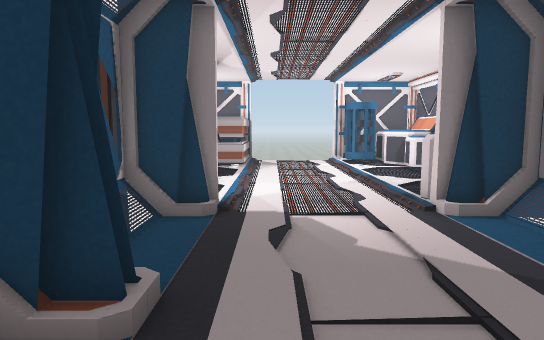
view 1 (above)

18 first-person views from a walk through a scene from a Unity 3-D project. The camera is 1.5 m above the floor, tilts 6° down and sees 70° across. Doors are open. The floor is counted in squares, 1 m on a side. Each view is taken from the middle of a square. On the plan, view 1 faces up. The plan holds only what a view shows up to about 17 squares ahead; the rest is blank. The place goes on beyond the plan. The player is left out. Some surface patterns are stand-ins.

view 2
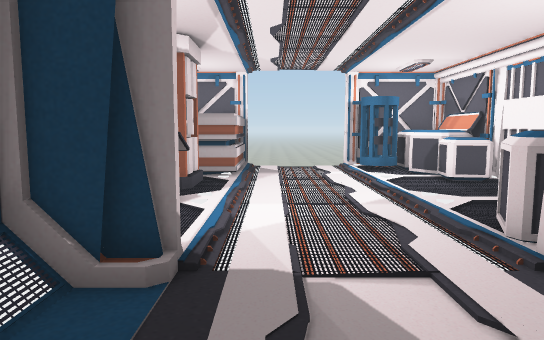

view 3
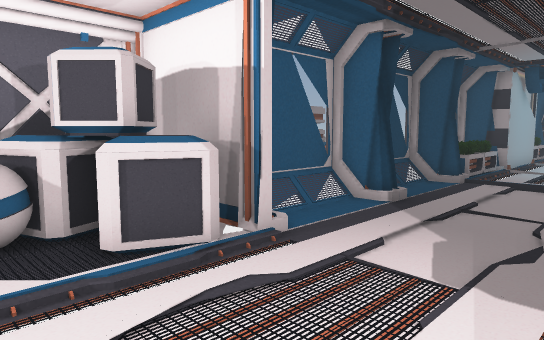

view 4
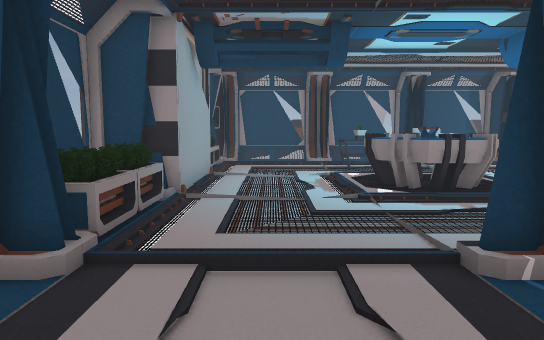

view 5
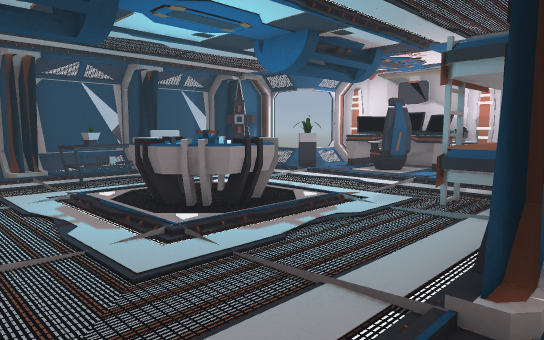

view 6
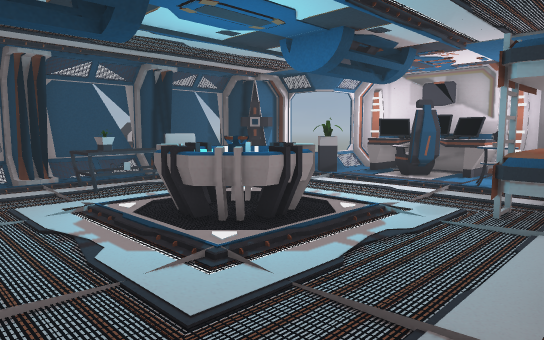

view 7
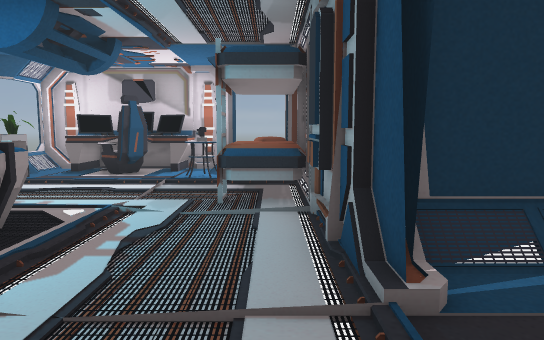

view 8
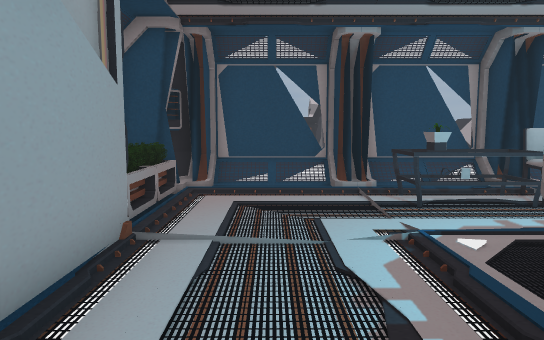

view 9
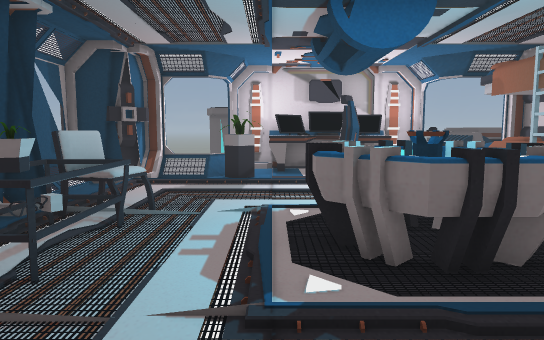

view 10
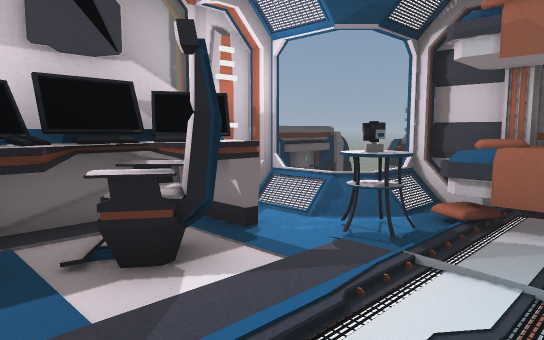

view 11
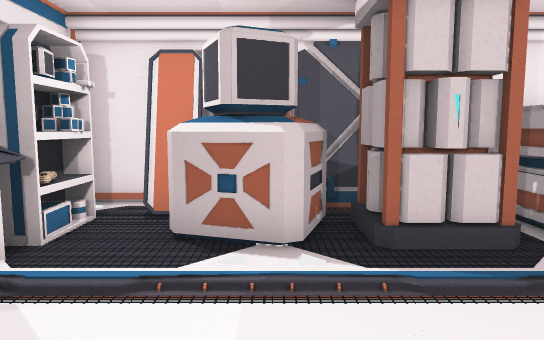

view 12
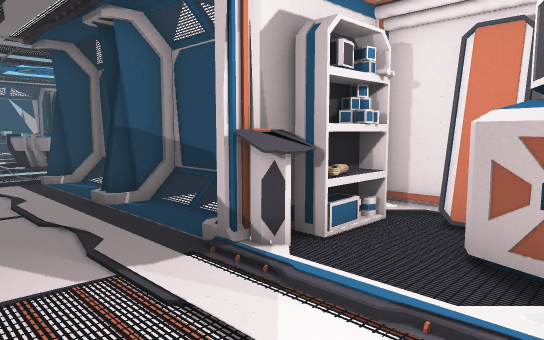

view 13
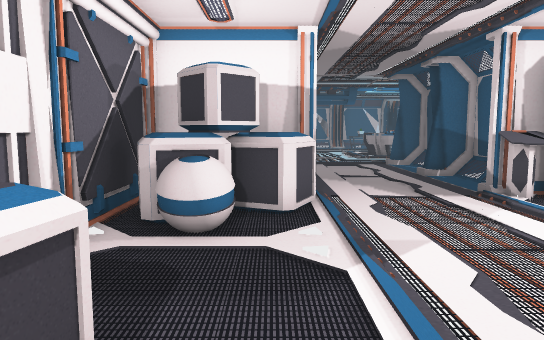

view 14
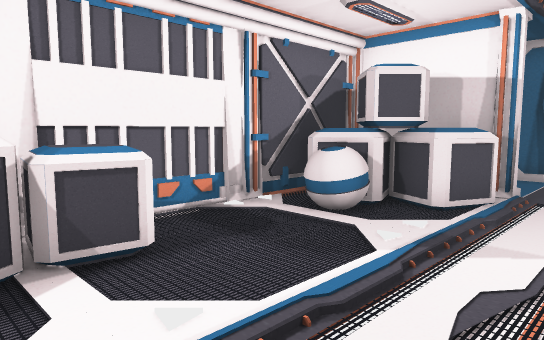

view 15
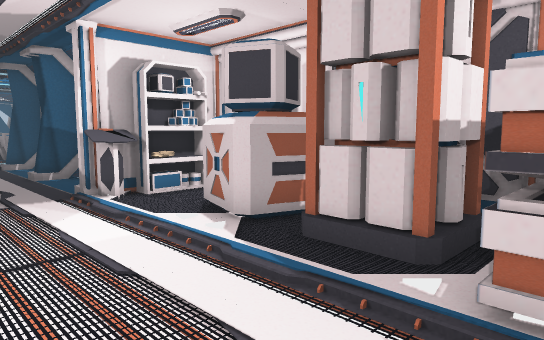

view 16
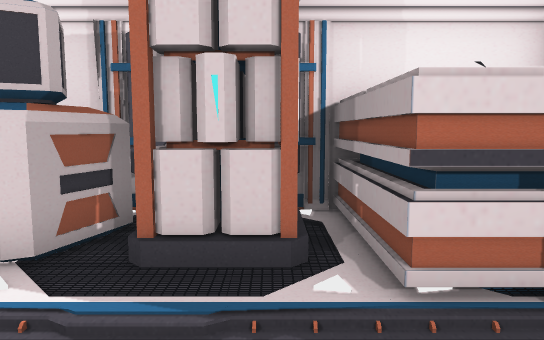

view 17
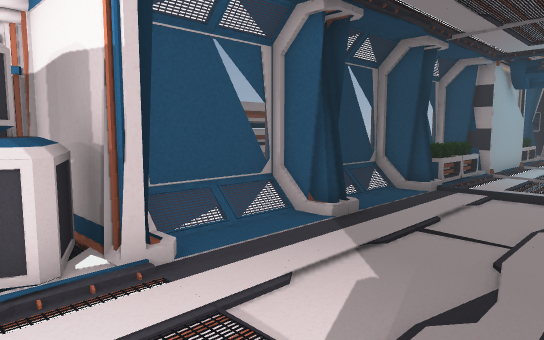

view 18
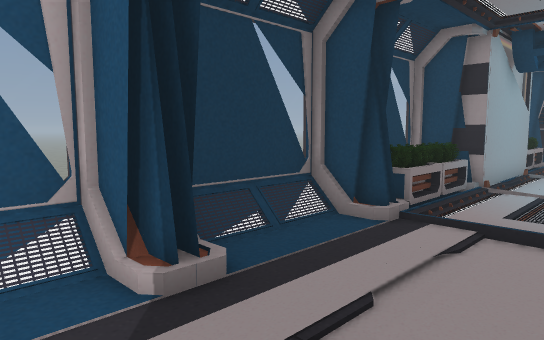

### Floor plan
Key: @ floor where view 1 was taken; # wall or solid block; . main floor; : floor 0.25 m higher than the main floor; - floor 1 m lower than the main floor; / step, stairs or slope; D open door; = window, fence, low wall or low ledge; ^ raised ledge; C container; B battery; P planter; T table; H chair; L plant; E bed; S statue; K desk; I sign; F shelf; O other object.
Columns run from 18 left of view 1 to 11 right of it. Each row starts with its distance up from view 1.
 16               OOOO.....CC
 15              #OOOO.....C##
 14              # ........CC#
 13              #  .........#
 12              #BB.........#
 11              # CC......O.#
 10               ICC......CC#
  9               I.......CCC#
  8              # OF#...CCCC#
  7              ####DDDDD##
  6                 #.....#
  5  O              #.....#
  4  O              #.....#
  3 OO              #:....#
  2  O              #.....#
  1  O              #.....#
  0                 #.@...#
 -1         #########////##
 -2        -#OEEE........P#      O
 -3       -##EEEE........PP      O
 -4      ###ST...........PP
 -5      #KKT............##
 -6      #KK......^^^....#
 -7      ##OO.....^^^....#
 -8      #KK...... ^^....#
 -9      #KK.............#
-10      ####............PP
-11       -=/....HTTT....PP
-12         /...HHHLL....P#
-13         ##...HTTT#...##
-14          ##############

Where each view was taken, in squares from view 1:
view 1: 0 up, 0 right, facing up
view 2: 3 up, 0 right, facing up
view 3: 11 up, 1 left, facing down-right
view 4: 3 up, 1 right, facing down
view 5: 0 up, 2 right, facing down-left
view 6: 1 down, 2 right, facing down-left
view 7: 2 down, 2 right, facing left
view 8: 4 down, 1 right, facing down
view 9: 9 down, 2 right, facing left
view 10: 9 down, 7 left, facing up-left
view 11: 11 up, 3 right, facing left
view 12: 11 up, 2 right, facing down-left
view 13: 16 up, 4 right, facing down
view 14: 16 up, 1 right, facing down-right
view 15: 16 up, 2 right, facing down-left
view 16: 14 up, 2 right, facing left
view 17: 9 up, 1 left, facing down-right
view 18: 5 up, 0 right, facing down-right
